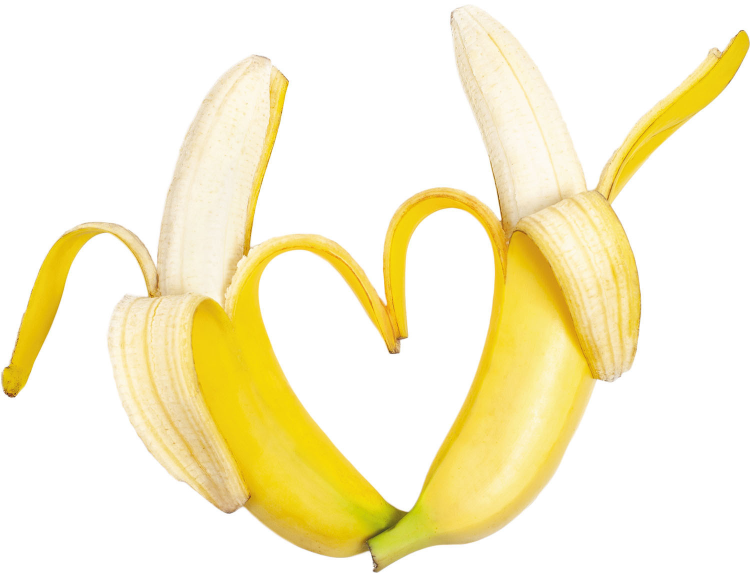
%> input picture img/fruit1.jpg, 1500 x 1146 px (shown at 1/2 size)
$ octave --eval "result = imageSegmentation(imread('img/fruit1.jpg'));"   (GNU Octave 9; MATLAB toolbox functions it lacks are replaced by stand-ins)
%> lines starting %> are read from the running program, lines starting %| are printed output that depends on the picture; in (x1, y1, x2, y2) boxes, pixels count from 0 and x2, y2 are one past the last pixel; in counts of white or black regions, pixels touching at a corner belong together; the program's own positions count from 1
function segmentedIm = imageSegmentation(x)
    edge_detected = edge(rgb2gray(x),'canny');
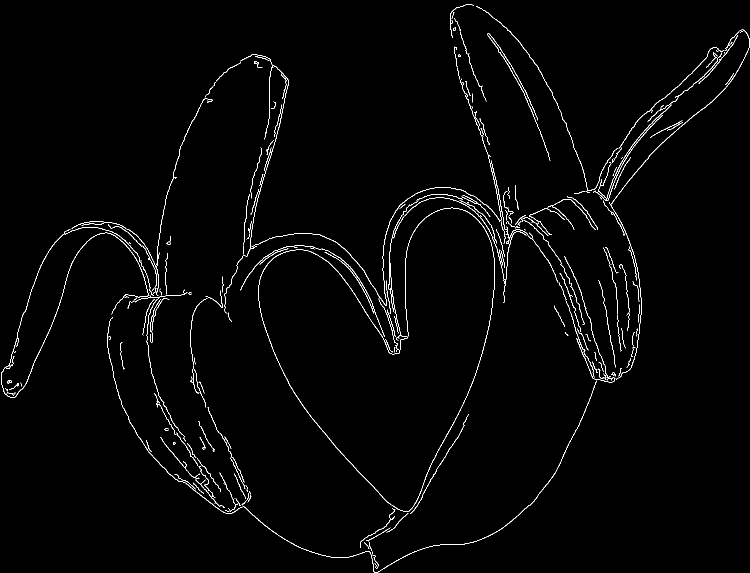
%> edge_detected: size 1146x1500 logical (shown at 1/2 size); 1.5% white in thin lines or dots
    figure;
    imshow(edge_detected);
    closed_im = imclose(edge_detected,strel('line',10,0));
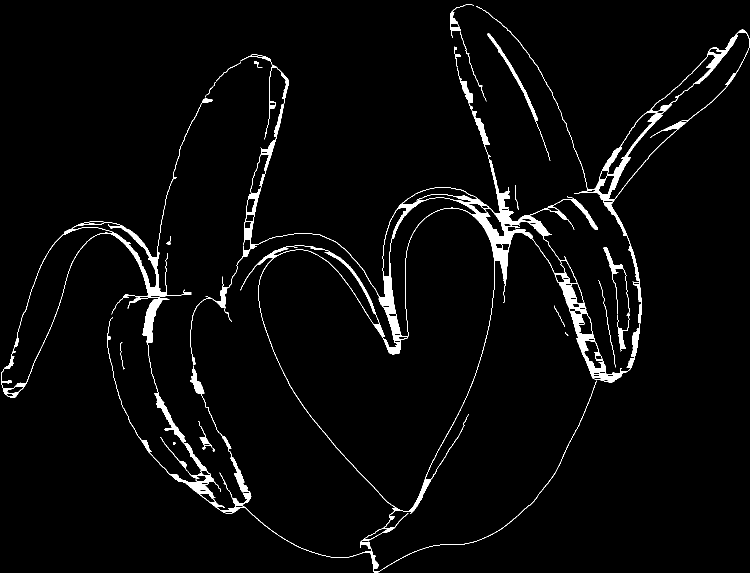
%> closed_im: size 1146x1500 logical (shown at 1/2 size); 3.2% white; 20 white regions (2 under 20 px), largest, box (x1, y1, x2, y2) and area: (380, 12, 1499, 1102) 35802, (2, 196, 1193, 1145) 14819, (975, 67, 1101, 321) 1244
    figure;
    imshow(closed_im);
    filled_im = imfill(closed_im,'holes');
%> filled_im: size 1146x1500 logical; 16.2% white; 20 white regions (2 under 20 px), largest, box (x1, y1, x2, y2) and area: (380, 12, 1499, 1102) 239576, (2, 196, 1193, 1145) 34210, (975, 67, 1101, 321) 1244
    figure;
    imshow(filled_im);
    opened_im = imopen(filled_im,strel(ones(3,3)));
%> opened_im: size 1146x1500 logical; 15.8% white; 74 white regions (11 under 20 px), largest, box (x1, y1, x2, y2) and area: (516, 321, 1249, 1024) 199325, (1173, 59, 1499, 471) 27314, (2, 453, 334, 795) 22878
    figure;
    imshow(opened_im);
    mask_image=bwareaopen(opened_im,1500);
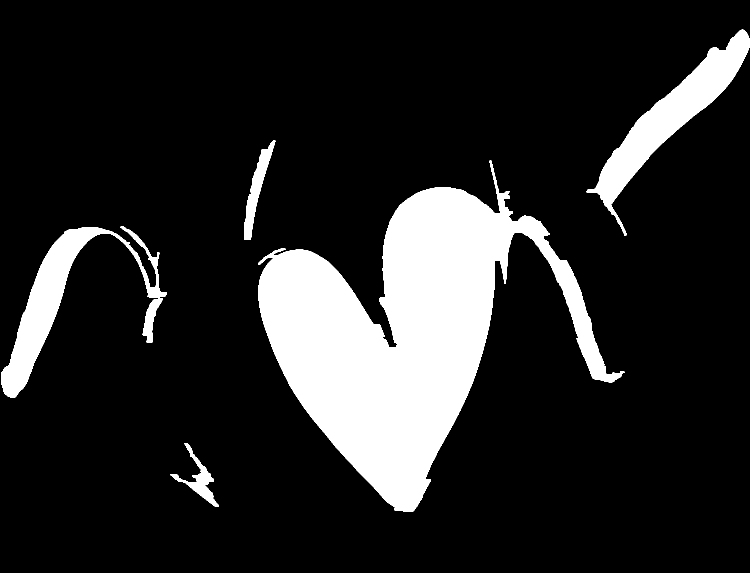
%> mask_image: size 1146x1500 logical (shown at 1/2 size); 15% white; 6 white regions, box (x1, y1, x2, y2) and area: (516, 321, 1249, 1024) 199325, (1173, 59, 1499, 471) 27314, (2, 453, 334, 795) 22878, (488, 281, 551, 479) 3651, (341, 886, 438, 1013) 2643, (285, 597, 326, 686) 1527
    figure;
    imshow(mask_image);
    title('Mask Image');
    red_processed=x(:,:,1).*uint8(mask_image);
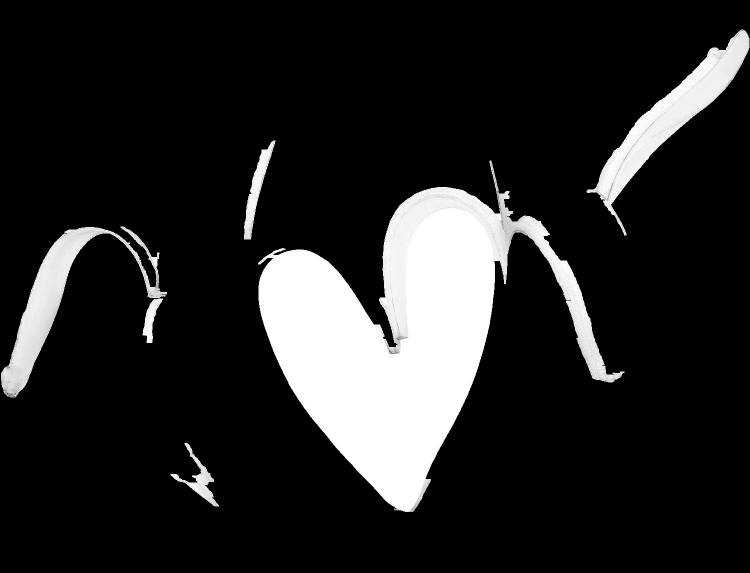
%> red_processed: size 1146x1500 uint8 (shown at 1/2 size); min 0, max 255, mean 37
    green_processed=x(:,:,2).*uint8(mask_image);
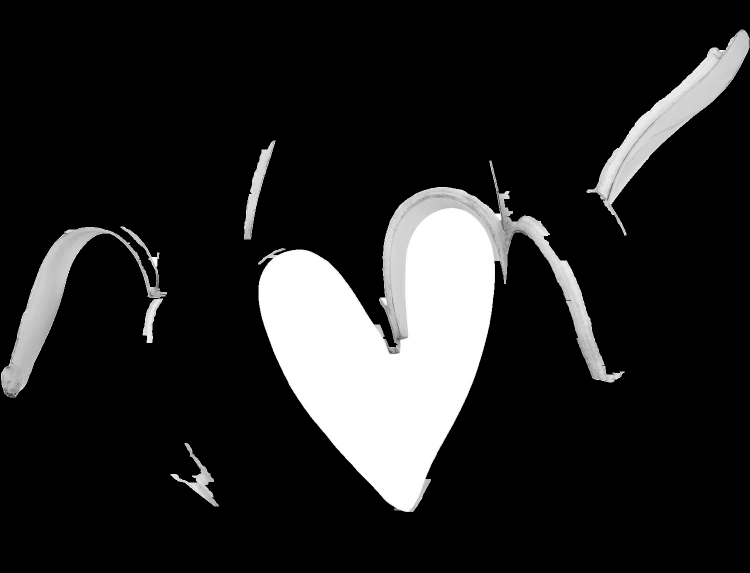
%> green_processed: size 1146x1500 uint8 (shown at 1/2 size); min 0, max 255, mean 35.1
    blue_processed=x(:,:,3).*uint8(mask_image);
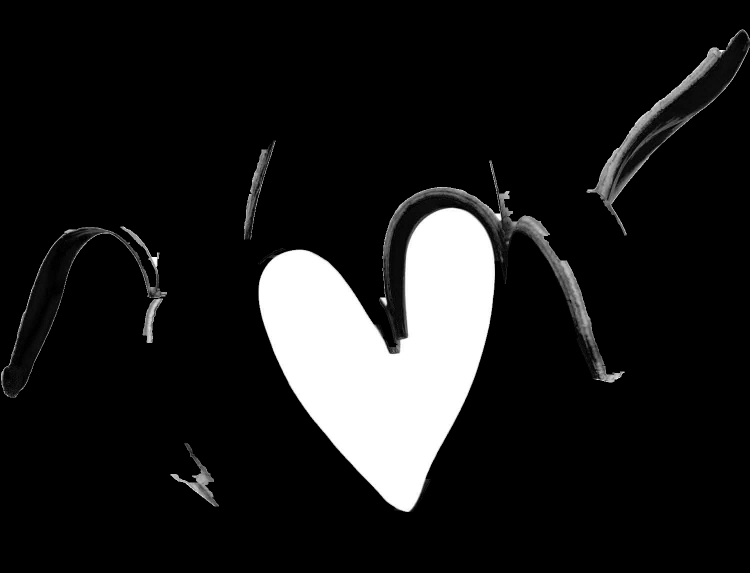
%> blue_processed: size 1146x1500 uint8 (shown at 1/2 size); min 0, max 255, mean 27.3
    segmentedIm=cat(3,red_processed,green_processed,blue_processed);
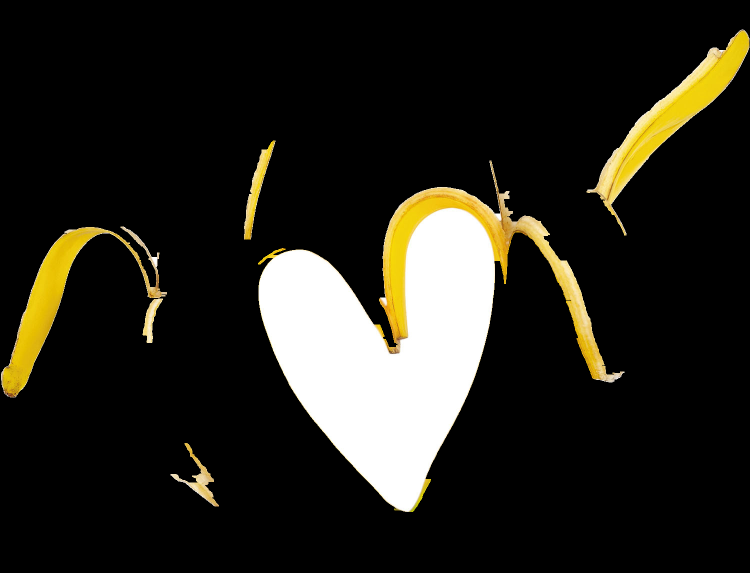
%> segmentedIm: size 1146x1500x3 uint8 (shown at 1/2 size); mean R, G, B 37, 35.1, 27.3
    figure;
    imshow(segmentedIm);
    title('Output Image')
end

$ run again, on img/fruit4.jpg
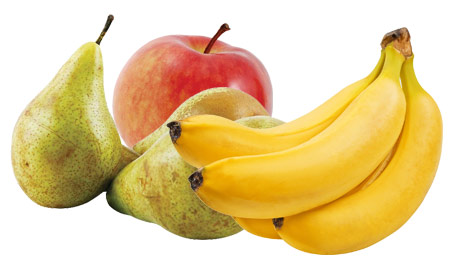
%> input picture img/fruit4.jpg, 460 x 260 px
%> edge_detected: size 260x460 logical; 3.3% white in thin lines or dots, all inside (x1, y1, x2, y2) = (10, 15, 443, 256)
%> closed_im: size 260x460 logical; 6.4% white; 4 white regions, box (x1, y1, x2, y2) and area: (10, 15, 443, 256) 7522, (86, 118, 107, 164) 77, (145, 190, 157, 214) 57, (25, 162, 30, 167) 21
%> filled_im: size 260x460 logical; 46.9% white; 3 white regions, box (x1, y1, x2, y2) and area: (10, 15, 443, 256) 56002, (86, 118, 107, 164) 77, (25, 162, 30, 167) 21
%> opened_im: size 260x460 logical; 46.6% white; 5 white regions (1 under 20 px), largest, box (x1, y1, x2, y2) and area: (97, 24, 443, 256) 55135, (93, 48, 104, 76) 245, (90, 15, 114, 45) 201, (20, 109, 33, 117) 87
%> mask_image: size 260x460 logical; 46.1% white; 1 white region, box (x1, y1, x2, y2) and area: (97, 24, 443, 256) 55135
%> in imageSegmentation, `segmentedIm=cat(3,red_processed,green_processed,blue_processed);`:
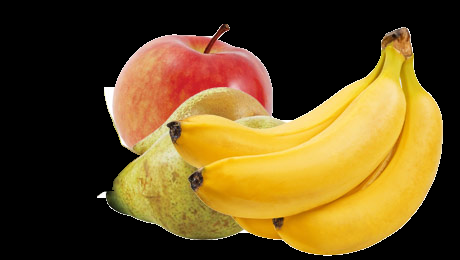
%> segmentedIm: size 260x460x3 uint8; mean R, G, B 101.5, 77.6, 31
